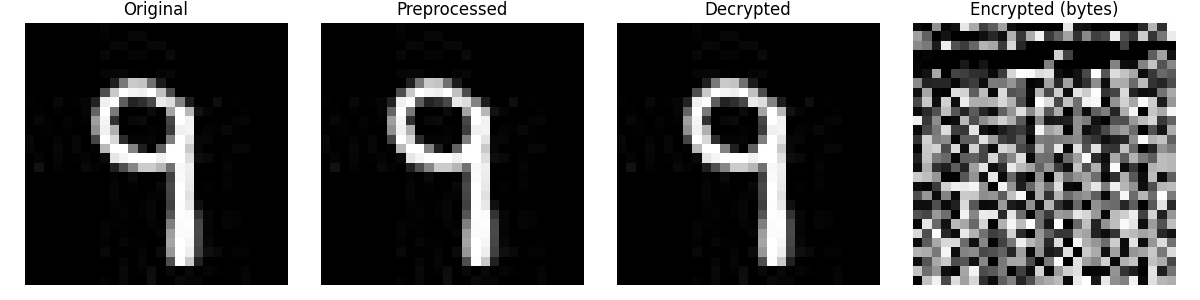
#> input picture backend/all_images.png, 1200 x 300 px
$ python model.py all_images.png
#> lines starting #> are read from the running program, lines starting #| are printed output that depends on the picture
### backend/cry.py
import tenseal as ts
import numpy as np
from sklearn.datasets import fetch_openml
from sklearn.model_selection import train_test_split
from sklearn.preprocessing import StandardScaler
import pandas
from tqdm import tqdm
import os

# Load and preprocess MNIST dataset
# [7 lines left out: function load_mnist_data, not called in this run]

# CKKS context setup for encryption
def create_ckks_context():
    poly_mod_degree = 16384
    coeff_mod_bits = [60, 40, 40, 40, 40, 60]
    context = ts.Context(
        ts.SCHEME_TYPE.CKKS,
        poly_modulus_degree=poly_mod_degree,
        coeff_mod_bit_sizes=coeff_mod_bits
    )
    context.global_scale = 2**30
    context.generate_galois_keys()
    return context

# Encrypt images and labels
# [12 lines left out: function encrypt_data, not called in this run]

#  CryptoNet model with polynomial activation and checkpointing
class CryptoNet:
    def __init__(self, input_dim=784, output_dim=10):
        self.W = np.random.randn(input_dim, output_dim) * 0.01
        self.b = np.zeros(output_dim)

    def forward(self, x, context):
        out = x.matmul(self.W) + self.b
        return out * out

    def compute_loss(self, output, target):
        diff = output - target
        return (diff * diff).sum() * (1.0 / output.size())

    # [6 lines left out: function backward, not called in this run]

    def save(self, filename):
        np.savez(filename, W=self.W, b=self.b)

    # [29 lines left out: functions load, train, evaluate, not called in this run]

# Main execution
# [60 lines that do not run on import are left out]

### backend/model.py
# import matplotlib
# matplotlib.use('Agg')  # <-- Comment out or remove these lines

import tenseal as ts
import numpy as np
import matplotlib.pyplot as plt
from cry import CryptoNet, create_ckks_context
from PIL import Image
import sys

# Function to preprocess user-supplied image
# Converts to grayscale, resizes to 28x28, normalizes
# Returns a numpy array shaped (28, 28)
def preprocess_image(image_path):
    image = Image.open(image_path).convert('L')  # Grayscale
    image = image.resize((28, 28))
    image_np = np.array(image).astype(np.float32)
    # Normalize similar to StandardScaler used in training (mean=0, std=1)
    image_np = (image_np - np.mean(image_np)) / (np.std(image_np) + 1e-8)
    return image_np

if __name__ == "__main__":
    # Get image path from command line or set manually
    if len(sys.argv) < 2:
        print("Usage: python model.py <image_path>")
        sys.exit(1)
    image_path = sys.argv[1]

    # Step 1: Load and show the original image (before preprocessing)
    original_image = Image.open(image_path).convert('L').resize((28, 28))
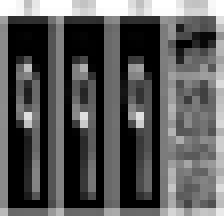
#> original_image: PIL image 28x28 L (shown 8 times larger); min 0, max 255, mean 94.5
    plt.figure(figsize=(3,3))
    plt.imshow(original_image, cmap='gray')
    plt.title('Original Image (before preprocessing)')
    plt.axis('off')
    plt.show()

    # Step 2: Preprocess the user image
    user_img = preprocess_image(image_path)
    plt.figure(figsize=(3,3))
    plt.imshow(user_img, cmap='gray')
    plt.title('Image after preprocessing')
    plt.axis('off')
    plt.show()

    # Step 3: Create encryption context
#> (the run stopped early here; a loop or call above may not have finished)
